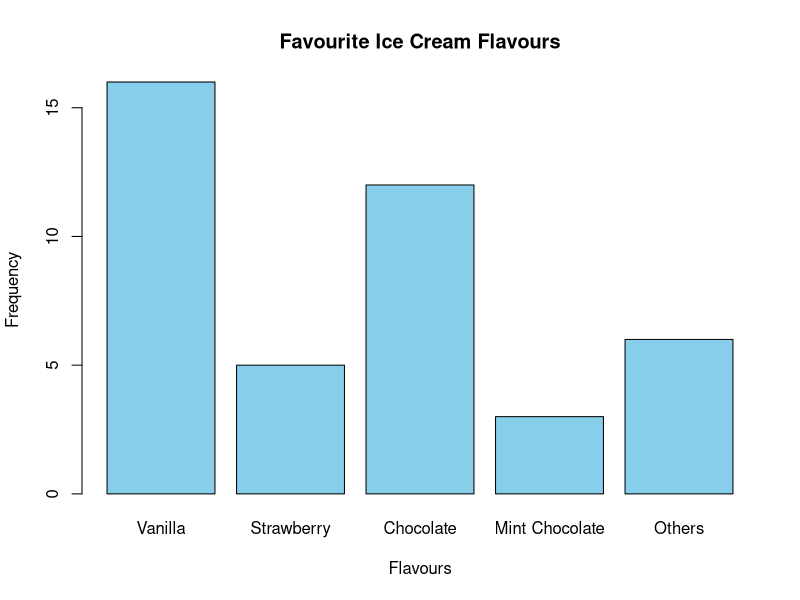
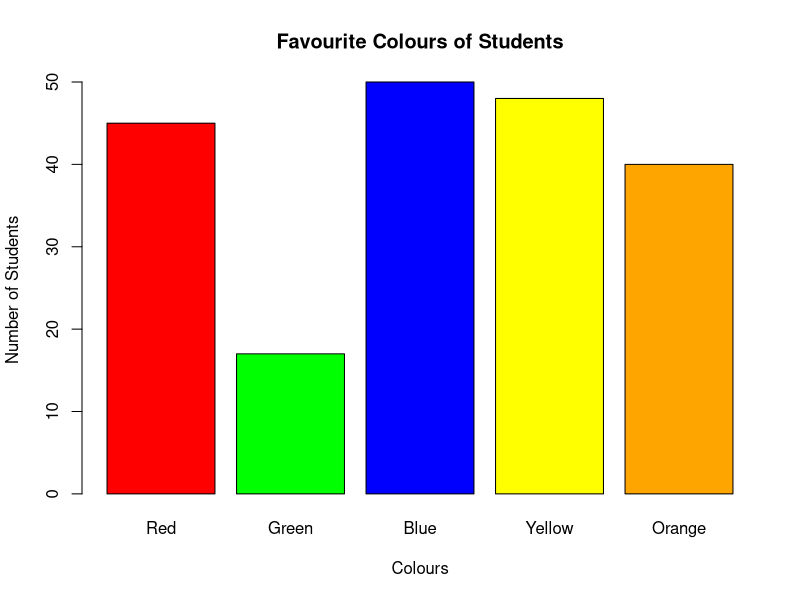
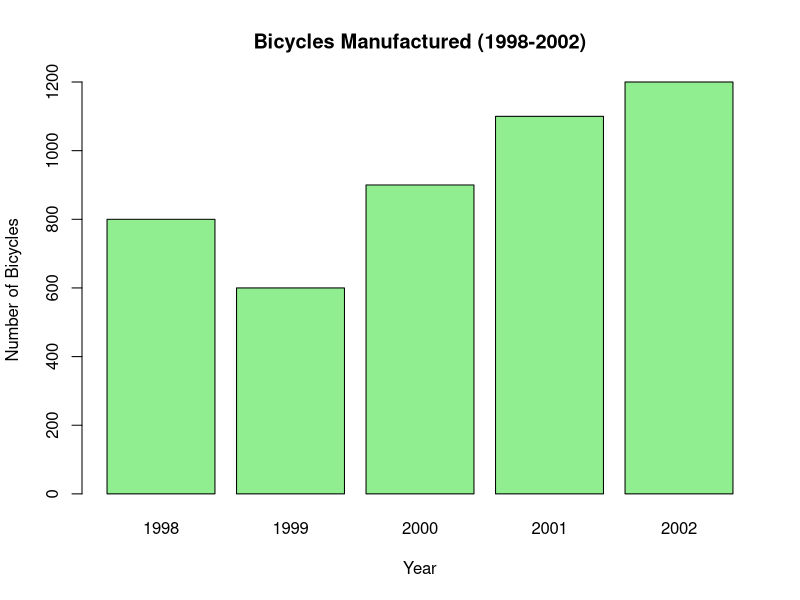
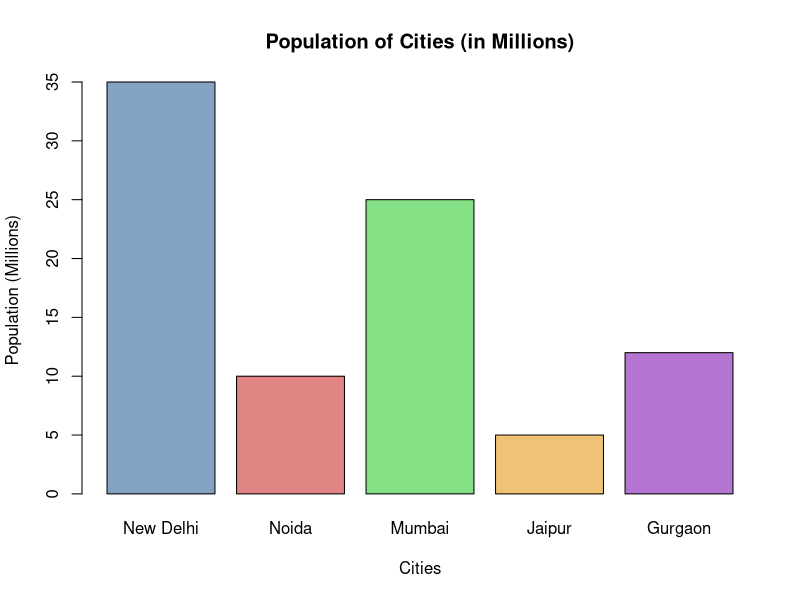
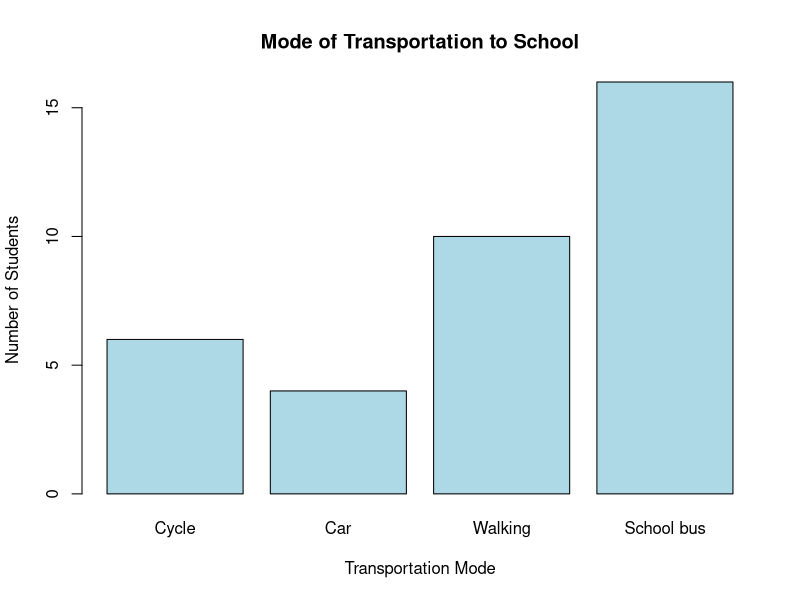

Reproduce these figures in R, in order.
#EXERCISE 1

flavour <- c("Vanilla", "Strawberry", "Chocolate", "Mint Chocolate", "Others")
frequency <- c(16, 5, 12, 3, 6)

barplot(frequency,
        names.arg = flavour,
        col = "skyblue",
        main = "Favourite Ice Cream Flavours",
        xlab = "Flavours",
        ylab = "Frequency")

#EXERCISE 2

colours <- c("Red", "Green", "Blue", "Yellow", "Orange")
students <- c(45, 17, 50, 48, 40)

barplot(students,
        names.arg = colours,
        col = c("red", "green", "blue", "yellow", "orange"),
        main = "Favourite Colours of Students",
        xlab = "Colours",
        ylab = "Number of Students")

#EXERCISE 3

year <- c(1998, 1999, 2000, 2001, 2002)
bicycles <- c(800, 600, 900, 1100, 1200)

barplot(bicycles,
        names.arg = year,
        col = "lightgreen",
        main = "Bicycles Manufactured (1998-2002)",
        xlab = "Year",
        ylab = "Number of Bicycles")

max_year <- year[which.max(bicycles)]
min_year <- year[which.min(bicycles)]

cat("Year with greatest production:", max_year, "\n")
cat("Year with least production:", min_year)

#EXERCISE 4

cities <- c("New Delhi", "Noida", "Mumbai", "Jaipur", "Gurgaon")
population <- c(35, 10, 25, 5, 12)

barplot(population,
        names.arg = cities,
        col = c(rgb(0.2,0.4,0.6,0.6),
                rgb(0.8,0.2,0.2,0.6),
                rgb(0.2,0.8,0.2,0.6),
                rgb(0.9,0.6,0.1,0.6),
                rgb(0.5,0.1,0.7,0.6)),
        main = "Population of Cities (in Millions)",
        xlab = "Cities",
        ylab = "Population (Millions)")

#EXERCISE 5

mode <- c("Cycle", "Car", "Walking", "School bus")
students <- c(6, 4, 10, 16)

barplot(students,
        names.arg = mode,
        col = "lightblue",
        main = "Mode of Transportation to School",
        xlab = "Transportation Mode",
        ylab = "Number of Students")

walking_students <- students[mode == "Walking"]
majority_mode <- mode[which.max(students)]
not_bus <- sum(students) - students[mode == "School bus"]

cat("Students who walk:", walking_students, "\n")
cat("Majority use:", majority_mode, "\n")
cat("Students who do not take bus:", not_bus)
